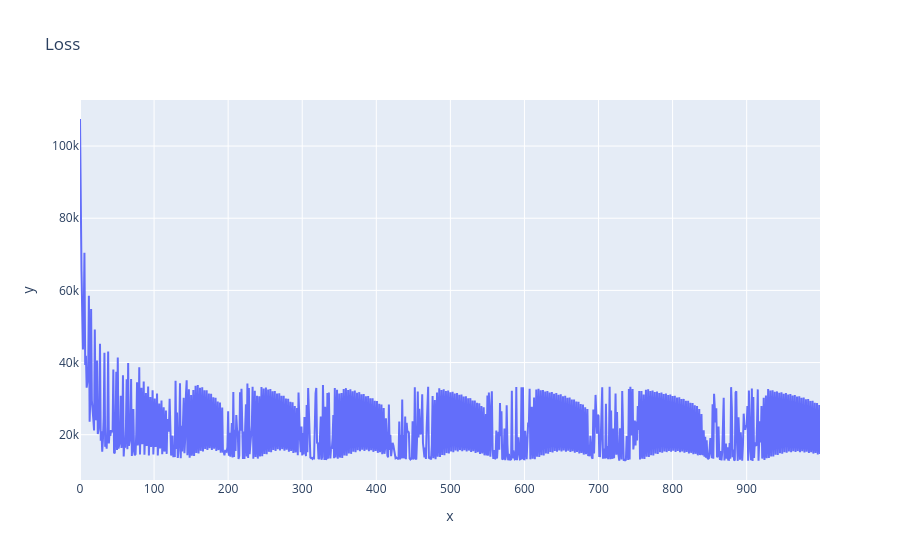
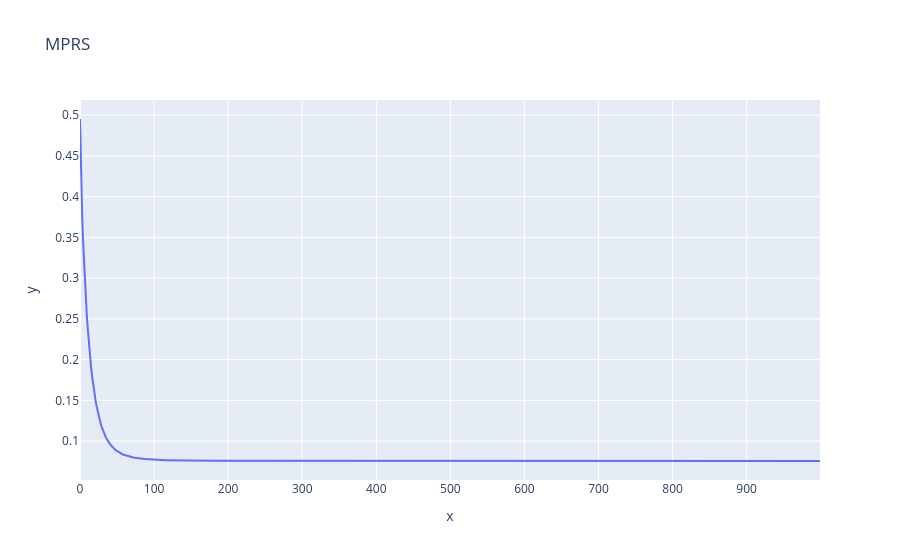

The code cell stored with these charts, in order, in its notebook:
### Code cell
px.line(x=range(len(lmf.losses)), y=lmf.losses.cpu(), title="Loss").show()
px.line(x=range(len(lmf.mprs)), y=lmf.mprs.cpu(), title="MPRS").show()

### Figure 1 — Plotly figure (JSON) as saved in the notebook; plotly's stock layout.template omitted (floating-point values rounded to 4 significant figures; data arrays with more than 128 entries replaced by an {"elided": "..."} marker saying what was removed)
{"data": [{"hovertemplate": "x=%{x}<br>y=%{y}<extra></extra>", "legendgroup": "", "line": {"color": "#636efa", "dash": "solid"}, "marker": {"symbol": "circle"}, "mode": "lines", "name": "", "orientation": "v", "showlegend": false, "type": "scatter", "x": {"elided": "1000 int values"}, "xaxis": "x", "y": {"elided": "1000 float values"}, "yaxis": "y"}], "layout": {"legend": {"tracegroupgap": 0}, "title": {"text": "Loss"}, "xaxis": {"anchor": "y", "domain": [0, 1], "title": {"text": "x"}}, "yaxis": {"anchor": "x", "domain": [0, 1], "title": {"text": "y"}}}}

### Figure 2 — Plotly figure (JSON) as saved in the notebook; plotly's stock layout.template omitted (floating-point values rounded to 4 significant figures; data arrays with more than 128 entries replaced by an {"elided": "..."} marker saying what was removed)
{"data": [{"hovertemplate": "x=%{x}<br>y=%{y}<extra></extra>", "legendgroup": "", "line": {"color": "#636efa", "dash": "solid"}, "marker": {"symbol": "circle"}, "mode": "lines", "name": "", "orientation": "v", "showlegend": false, "type": "scatter", "x": {"elided": "1000 int values"}, "xaxis": "x", "y": {"elided": "1000 float values"}, "yaxis": "y"}], "layout": {"legend": {"tracegroupgap": 0}, "title": {"text": "MPRS"}, "xaxis": {"anchor": "y", "domain": [0, 1], "title": {"text": "x"}}, "yaxis": {"anchor": "x", "domain": [0, 1], "title": {"text": "y"}}}}
